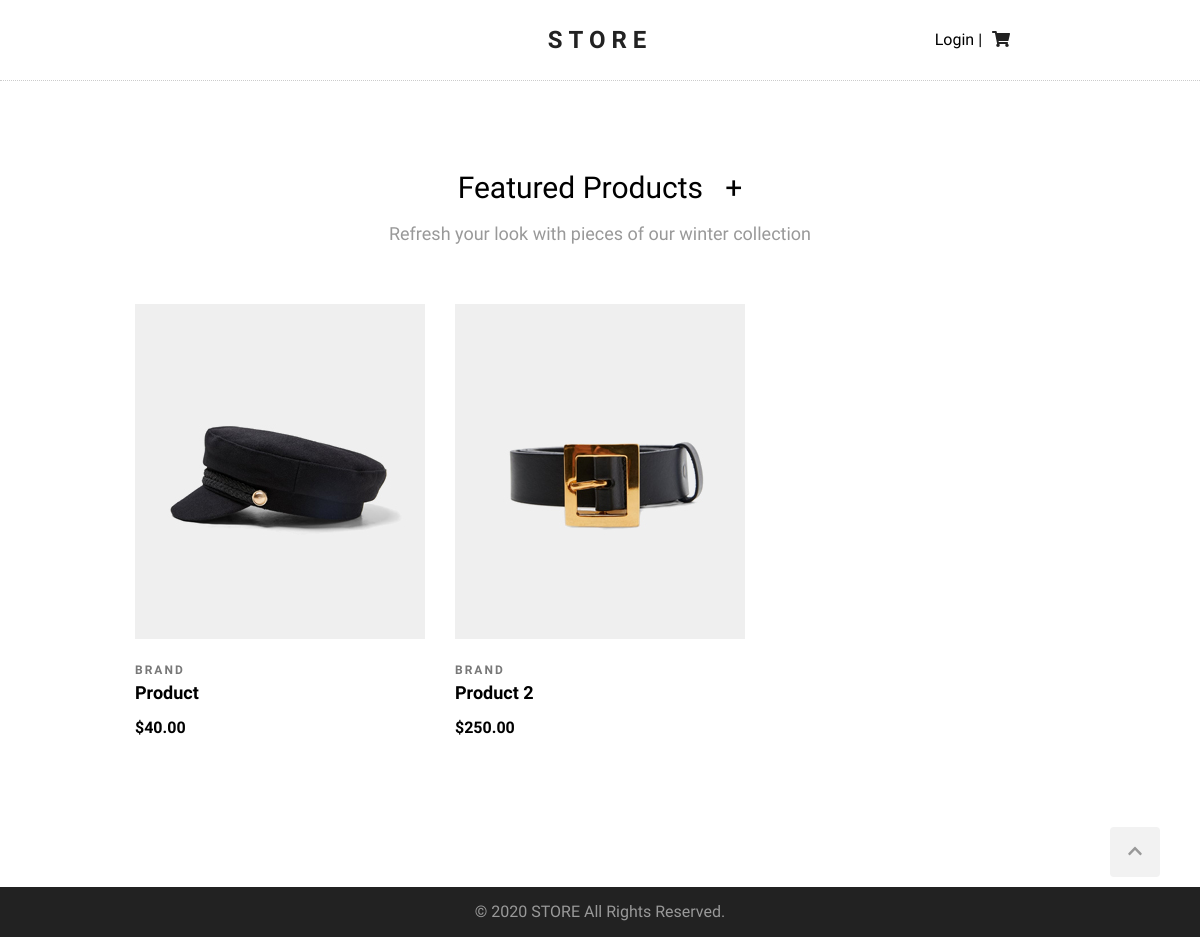
Screenshot of /products/ with the database file from the repository.
### products/models.py (models this page shows, shortened)
class Product(models.Model):
    brand = models.CharField(max_length=100)
    title = models.CharField(max_length=100)
    description = models.CharField(max_length=500)
    price = models.FloatField(null=True)
    created_at = models.DateTimeField(null=True, auto_now_add=True)
    image = models.ImageField(upload_to='products/', null=True)
    def get_absolute_url(self):
        return reverse('product-details', args=(self.id,))

### products/views.py (the view)
# urls.py: path('products/', product_list, name="product-list"),
def product_list(request):
    products = Product.objects.all()
    return render(request, 'products/products-list.html', {'products': products})

### templates/products/products-list.html (shortened to what this page needs)
{% extends "base.html" %}
{% block content %}
<section id="featured-products">
    <h2 class="section-headline">Featured Products &nbsp;
        <a href="{% url 'product-add' %}">+</a>
    </h2>
    <p class="section-description">
        Refresh your look with pieces of our winter collection
    </p>
    <div class="products-wrapper clearfix">
        {% for product in products %}
        <div class="product">
            <div class="product-img">
                <img src="{{product.image.url}}" alt="">
            </div>
            <div class="product-description">
                <div class="product-brand">{{ product.brand | capfirst }}</div>
                <a class="product-name" href="{{product.get_absolute_url}}">{{ product.title | capfirst }}</a>
                <div class="product-price">${{ product.price | floatformat:2 }}</div>
            </div>
        </div>
        {% empty %}
        <p>No products yet.</p>
        {% endfor %}
    </div>
</section>
{% endblock %}

### static/style.css (style rules this page uses)
html { scroll-behavior: smooth; }
a { text-decoration: none; color: #000; }
body { margin: 0; font-family: 'Questrial', sans-serif; }
.clearfix::after { content: ""; display: block; clear: both; }
.section-headline { font-size: 30px; font-weight: normal; margin: 0; }
.section-description { color: #999; font-size: 18px; }
.products-wrapper { margin: 60px 0 60px 0; }
.product { width: 290px; margin: 0 15px 60px; float: left; position: relative; }
.product-description { text-align: left; }
.product-brand { font-size: 12px; font-weight: 600; letter-spacing: 2px; color: #787878; text-transform: uppercase; margin: 25px 0 5px; }
.product-img { position: relative; overflow: hidden; background: #efefef; background-image: url("image-not-found.svg"); background-repeat: no-repeat; background-position: center; background-size: 30%; width: 290px; height: 335px; }
.product-img img { width: 290px; height: 335px; box-sizing: border-box; transition-duration: .4s; }
.product-name { font-size: 18px; font-weight: 600; text-decoration: none; text-transform: capitalize; color: #000; }
.product-price { margin-top: 15px; font-weight: 700; }

### rows the page displays
Product: image (picture), brand "BRAND", title "Product", price "40.00"
Product: image (picture), brand "BRAND", title "Product 2", price "250.00"
